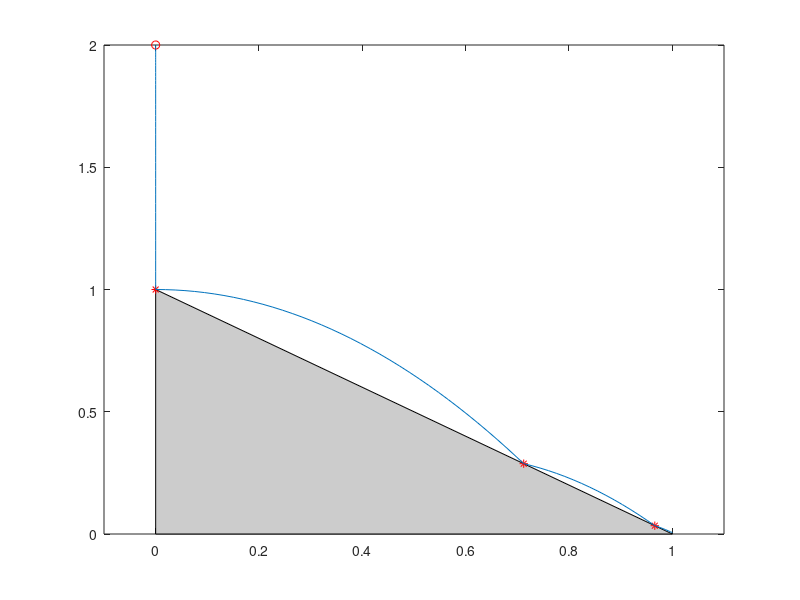

MATLAB code for this plot:
function ch2ex3
% The ball is at (x(t),y(t)). 
% Here y(1) = x(t), y(2) = x'(t), 
%      y(3) = y(t), y(4) = y'(t).
% Set initial height and coefficient of restitution:
y0 = [0; 0; 2; 0];
%k = 0.35;
% Change:
k = 0.422;
% Plot the initial configuration:
fill([0 0 1],[0 1 0],[0.8 0.8 0.8]);
axis([-0.1 1.1 0 y0(3)])
hold on
plot(0,y0(3),'ro');  % Mark the initial point.
options = odeset('Events',@events);
% Accumulate the path of the ball in xplot,yplot.
xplot = [];
yplot = [];
tstar = 0;
while 1
	tspan = linspace(tstar,tstar+1);
	[t,y,te,ye,ie] = ode23(@odes,tspan,y0,options);
    % Accumulate the path.
    xplot = [xplot; y(:,1)];
    yplot = [yplot; y(:,3)];
	if isempty(ie)          % Extend the interval.
		tstar = t(end);
		y0 = y(end,:);
	elseif ie(end) == 1     % Ball bounced.
        plot(ye(end,1),ye(end,3),'r*'); % Mark the bounce point.
        if (te(end) - tstar) < 0.01*tstar
			fprintf('Bounces accumulated at x = %g.\n',ye(end,1))
			break;
		end
		if abs(ye(end,1) - 1) < 0.01
			break;
		end
		tstar = te(end);
%    	y0 = [ye(end,1); -k*ye(end,4); ye(end,3); k*ye(end,2)];
% Change:
        y0 = [ye(end,1); -k*ye(end,4); ye(end,3); -k*ye(end,2)];
	elseif ie(end) == 2     % Reached end of ramp.
		break;	
	end
end
% Plot the solution.
plot(xplot,yplot);
%print -depsc ch2fig3
%==================================================
function dydt = odes(t,y)
% g = 9.81.
dydt = [y(2); 0; y(4); - 9.81];

function [value,isterminal,direction] = events(t,y)
value = [ y(3) - (1 - y(1))
              y(1) - 1     ];
isterminal = [1; 1];
direction  = [-1; 0];
